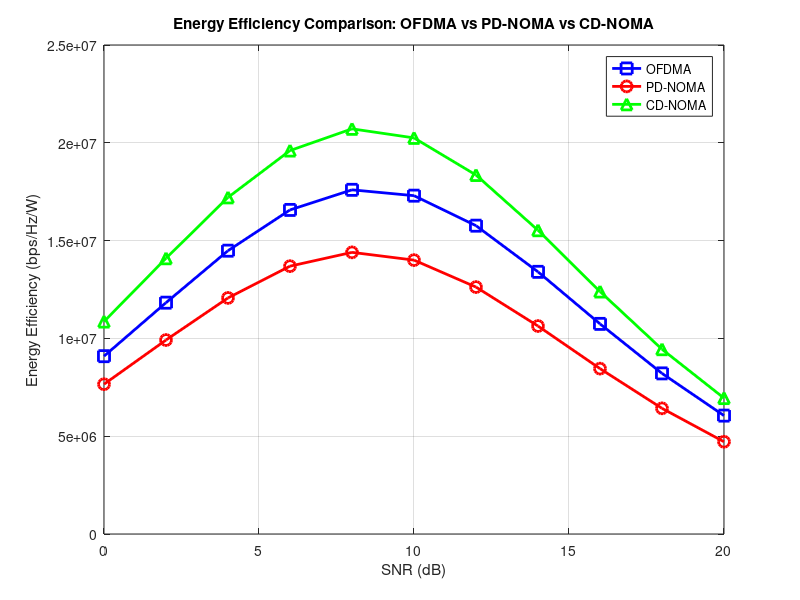

Write the MATLAB code that produced this figure.
clc; clear; close all;

% Define SNR range in dB
SNR_dB = 0:2:20;
SNR_linear = 10.^(SNR_dB/10); % Convert SNR from dB to linear scale

% System Parameters
bandwidth = 10e6; % 10 MHz bandwidth
circuit_power = 1; % Fixed circuit power (in watts)
transmit_power = 0.1 * SNR_linear; % Transmit power increases with SNR

% Spectral Efficiency Model (bps/Hz)
SE_OFDMA = log2(1 + SNR_linear); % OFDMA
SE_PD_NOMA = 0.85 * log2(1 + SNR_linear); % PD-NOMA (affected by interference)
SE_CD_NOMA = 1.2 * log2(1 + SNR_linear); % CD-NOMA (better spectral utilization)

% Throughput Calculation (bps)
Throughput_OFDMA = SE_OFDMA * bandwidth;
Throughput_PD_NOMA = SE_PD_NOMA * bandwidth;
Throughput_CD_NOMA = SE_CD_NOMA * bandwidth;

% Power Consumption Calculation (W)
Power_OFDMA = transmit_power + circuit_power;
Power_PD_NOMA = 1.1 * transmit_power + circuit_power; % PD-NOMA uses extra power due to SIC
Power_CD_NOMA = 1.05 * transmit_power + circuit_power; % CD-NOMA has slight coding overhead

% Energy Efficiency Calculation (bps/Hz/W)
EE_OFDMA = Throughput_OFDMA ./ Power_OFDMA;
EE_PD_NOMA = Throughput_PD_NOMA ./ Power_PD_NOMA;
EE_CD_NOMA = Throughput_CD_NOMA ./ Power_CD_NOMA;

% Plot Energy Efficiency Comparison
figure;
plot(SNR_dB, EE_OFDMA, 'bs-', 'LineWidth', 2, 'MarkerSize', 8); hold on;
plot(SNR_dB, EE_PD_NOMA, 'ro-', 'LineWidth', 2, 'MarkerSize', 8);
plot(SNR_dB, EE_CD_NOMA, 'g^-', 'LineWidth', 2, 'MarkerSize', 8);
xlabel('SNR (dB)');
ylabel('Energy Efficiency (bps/Hz/W)');
title('Energy Efficiency Comparison: OFDMA vs PD-NOMA vs CD-NOMA');
legend('OFDMA', 'PD-NOMA', 'CD-NOMA');
grid on;